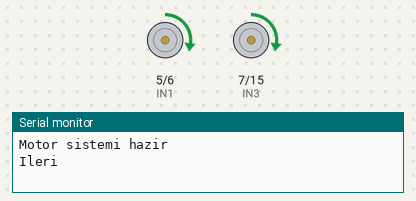
The program below on a simulated ESP32-S3. On the bench: motor-driver pin pairs drawn as motors (green arrow = first pin HIGH = forward, orange = second pin HIGH = backward, longer = more drive, scaled by the enable pin), the last lines printed to the serial monitor.

Above: at 1.5 s.
At 4.5 s:
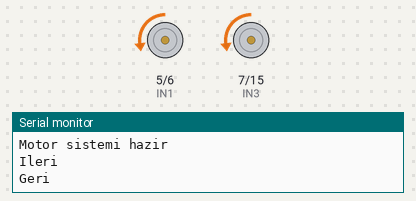
At 7.0 s:
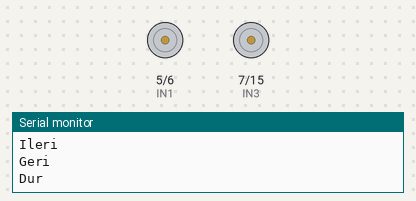
Timing chart, 0 to 10.4 s (numbered marks = the images above):
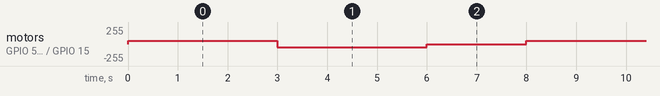

Measured:
- by itself, motor on GPIO 5 (IN1) / GPIO 6 (IN2), motor on GPIO 7 (IN3) / GPIO 15 (IN4): repeats every 8.0 s: backward 50/255 3.0 s, stopped 2.0 s, forward 50/255 3.0 s

The program:

main.cpp
```cpp
#include <Arduino.h>

/* ----------- Pin Tanımları ----------- */
// Motor A
#define ENA 4
#define IN1 5
#define IN2 6

// Motor B
#define ENB 16
#define IN3 7
#define IN4 15

/* ----------- PWM Ayarları ----------- */
#define PWM_FREQ 1000
#define PWM_RESOLUTION 8   // 0-255
#define PWM_CH_A 0
#define PWM_CH_B 1

/* ----------- Fonksiyonlar ----------- */
void motorA(int speed);
void motorB(int speed);
void stopMotors();

void setup() {
  Serial.begin(115200);

  pinMode(IN1, OUTPUT);
  pinMode(IN2, OUTPUT);
  pinMode(IN3, OUTPUT);
  pinMode(IN4, OUTPUT);

  ledcSetup(PWM_CH_A, PWM_FREQ, PWM_RESOLUTION);
  ledcSetup(PWM_CH_B, PWM_FREQ, PWM_RESOLUTION);

  ledcAttachPin(ENA, PWM_CH_A);
  ledcAttachPin(ENB, PWM_CH_B);

  stopMotors();
  Serial.println("Motor sistemi hazir");
}

void loop() {
  Serial.println("Ileri");
  motorA(50);
  motorB(50);
  delay(3000);

  Serial.println("Geri");
  motorA(-50);
  motorB(-50);
  delay(3000);

  Serial.println("Dur");
  stopMotors();
  delay(2000);
}

/* ----------- Motor Fonksiyonları ----------- */
void motorA(int speed) {
  if (speed > 0) {
    digitalWrite(IN1, HIGH);
    digitalWrite(IN2, LOW);
  } else if (speed < 0) {
    digitalWrite(IN1, LOW);
    digitalWrite(IN2, HIGH);
    speed = -speed;
  } else {
    digitalWrite(IN1, LOW);
    digitalWrite(IN2, LOW);
  }
  ledcWrite(PWM_CH_A, constrain(speed, 0, 255));
}

void motorB(int speed) {
  if (speed > 0) {
    digitalWrite(IN3, HIGH);
    digitalWrite(IN4, LOW);
  } else if (speed < 0) {
    digitalWrite(IN3, LOW);
    digitalWrite(IN4, HIGH);
    speed = -speed;
  } else {
    digitalWrite(IN3, LOW);
    digitalWrite(IN4, LOW);
  }
  ledcWrite(PWM_CH_B, constrain(speed, 0, 255));
}

void stopMotors() {
  ledcWrite(PWM_CH_A, 0);
  ledcWrite(PWM_CH_B, 0);
  digitalWrite(IN1, LOW);
  digitalWrite(IN2, LOW);
  digitalWrite(IN3, LOW);
  digitalWrite(IN4, LOW);
}
```
